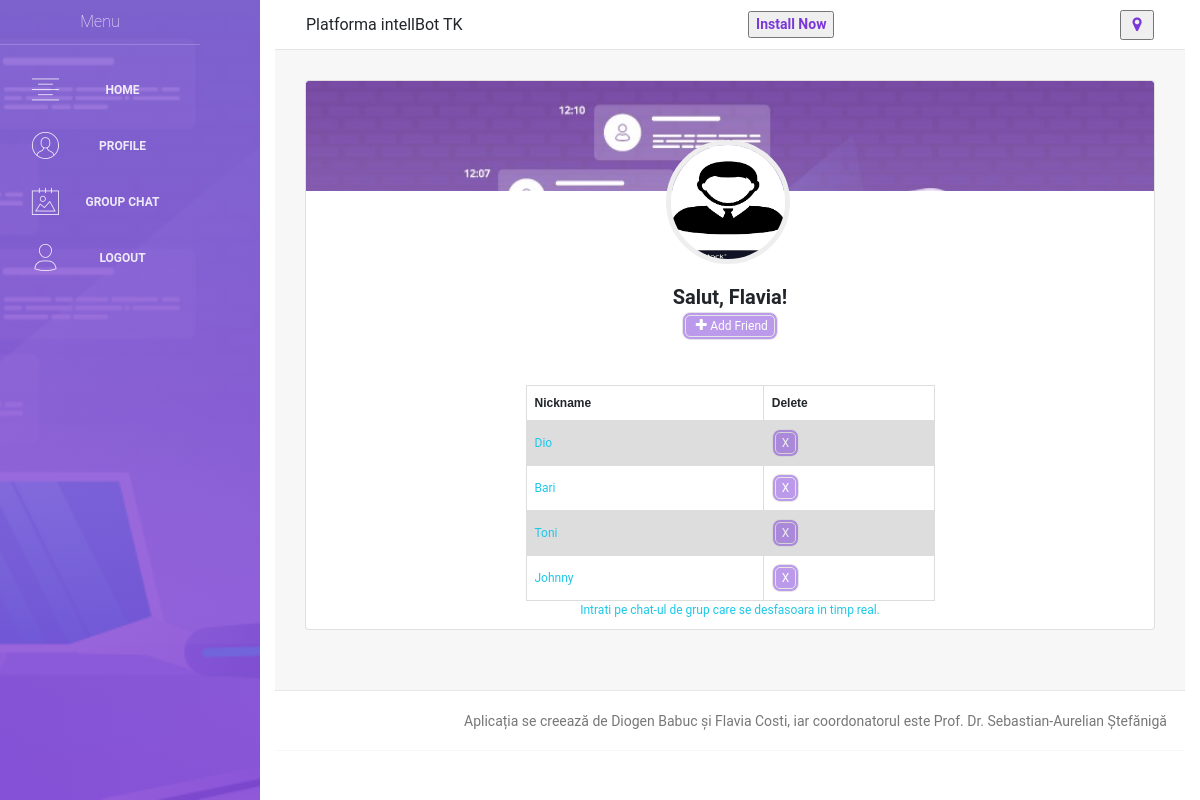
The app's page / (signed in) with its own data.
### app/models.py (models this page shows, shortened)
class User(UserMixin, db.Model):
    __tablename__ = 'user'
    id = db.Column(db.Integer, primary_key=True)
    name = db.Column(db.String(64), nullable=False)
    lastn = db.Column(db.String(64), nullable=False)
    username = db.Column(db.String(64), unique=True, nullable=False)
    email = db.Column(db.String(60), unique=True, nullable=False)
    password = db.Column(db.String(50), nullable=False)

class Friend(UserMixin, db.Model):
    __tablename__ = 'friend'
    id_fr = db.Column(db.Integer, primary_key=True)
    name_fr = db.Column(db.String, nullable=False)
    username_friend = db.Column(db.String, nullable=False, unique=True)
    username_fk = db.Column(db.Integer, db.ForeignKey('user.username'), nullable=False)

### app/views.py (the view, shortened to what this page needs)
@app.route('/', methods=['GET', 'POST'])
def userprofile():
    if not current_user.is_authenticated:
        return redirect(url_for('login'))
    msg=None
    form = FriendForm(request.form)
    formr = RegisterForm(request.form)
    formc = ConnectChatForm(request.form)
    user = User.query.all()
    server = Friend.query.all()
    if request.method == 'GET':
        return render_template('layouts/default.html', content=render_template('pages/user.html', server=server,
                                                                               user=user, form=form, formr=formr, formc=formc, msg=msg))

### app/forms.py
class FriendForm(FlaskForm):
	name_fr = StringField(u'NameFr', validators=[DataRequired()])
	username_friend = StringField(u'username_friend', validators=[DataRequired()])
	username_fk = StringField(u'username_fk', validators=[DataRequired()])

class RegisterForm(FlaskForm):
	name = StringField(u'Name', validators=[DataRequired()])
	lastn = StringField(u'Lastn', validators=[DataRequired()])
	username = StringField(u'Username', validators=[DataRequired(message='Enter a unique username.')])
	email = StringField(u'Email', validators=[DataRequired(), Email(message='Enter a valid email.')])
	password = PasswordField(u'Password', validators=[DataRequired(), Length(min=6, message='Select a stronger password.')])

### app/views.py (called while the page is built)
@lm.user_loader
def load_user(user_id):
    return User.query.get(int(user_id))

### app/templates/pages/user.html (shortened to what this page needs)
<html>
<head>
</head>
<body>
    <div class="content" align="center">
        <div class="container-fluid">
                <div class="">
                    <div class="card card-user">
                        <div class="card-image" style="background-color: #7b38d8;">
                             <img src="../../static/assets/img/1.jpg" alt="...">
                        </div>
                        <div class="author">
                            <button id="myBtn" style="background-color: transparent;border-color: transparent; cursor: pointer"><img class="avatar border-gray" src="/static/assets/img/faces/man.jpg" alt="..."></button>
                            <div style="font-size: 20px">
                                {% if current_user.is_authenticated %}
                                Salut, {{ current_user.name }}!
                                {% endif %}
                            </div>
                        <div>
                            <button id="buttonAdd" onclick="addServerInLista()" style="background-color: #7b38d8;border-radius: 8px;color: white; border: 4px double #cccccc;cursor: pointer; opacity: 50%"><i class="fa fa-plus" align="center"></i>Add Friend</button>
                            <div class="card-body">
                <form method="post" action="">
                <div align="center" style="margin-top: 30px">
                <table>
                        <tr>
                            <th>Nickname</th>
                            <th>Delete</th>
                        </tr>
                      {% for s in server %}
                            {% if s.username_fk==current_user.username %}
                                <tr>
                                <ol id="sterg">
                                    <td><a href="/{{ current_user.username }}-{{s.username_friend}}">{{ s.name_fr }}</a></td>
                                <td align="center">
                                    <form method="POST" action="./sters" style="display: inline">
                                      <input type="submit" value="X" style="background-color: #7b38d8;border-radius: 8px;color: white; border: 4px double #cccccc;cursor: pointer; opacity: 50%">
                                    </form>
                                </td>
                                </ol>
                                </tr>
                            {% endif %}
                      {% endfor %}
                </table>
                <a href="index.html">
                      Intrati pe chat-ul de grup care se desfasoara in timp real.
                </a>
                </div>
                </form>
            </div>
                        </div>
                        </div>
                    </div>
                </div>
            </div>
    </div>
</body>
</html>

### app/templates/pages/user.html (style rules this page uses)
* { box-sizing: border-box; }
table { font-family: arial, sans-serif; border-collapse: collapse; width: 50%; }
td, th { border: 1px solid #dddddd; text-align: left; padding: 8px; }
tr:nth-child(even) { background-color: #dddddd; }

### records on screen
User: name "Flavia"
Friend: name_fr "Dio"
Friend: name_fr "Bari"
Friend: name_fr "Toni"
Friend: name_fr "Johnny"
